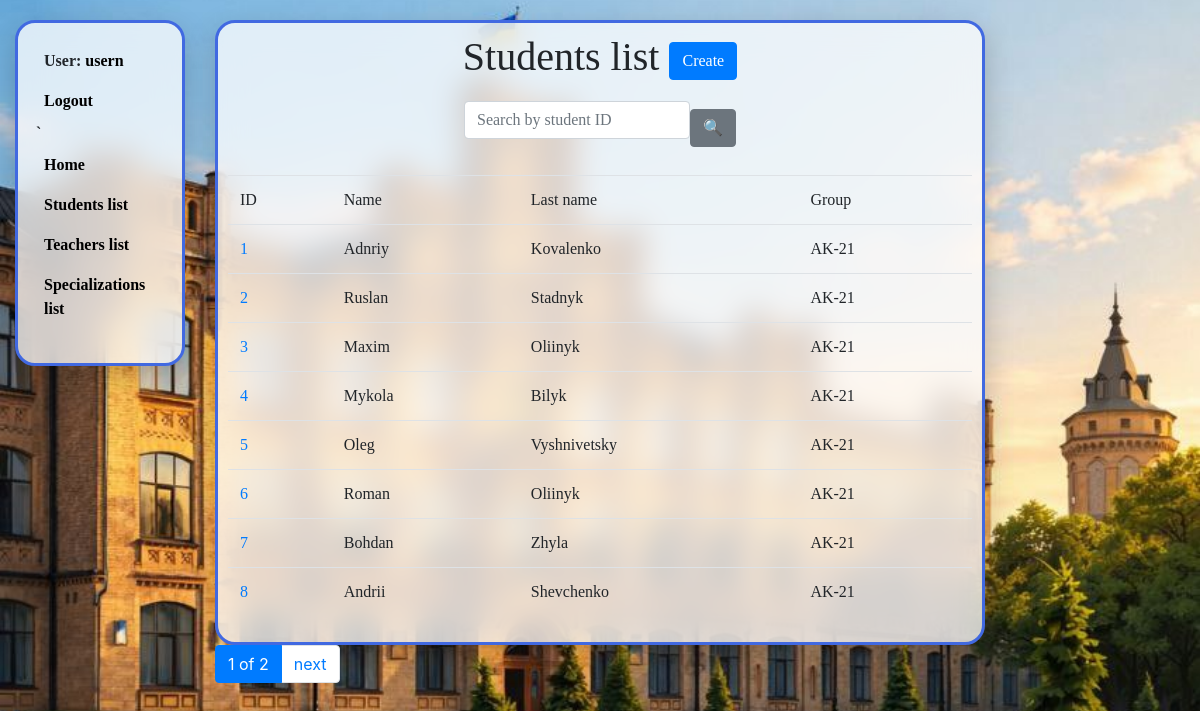
Screenshot of /students/ (signed in) with the database file from the repository.
### university_app/models.py (models this page shows, shortened)
class Student(AbstractUser):
    form_of_study_choices = [
        ("full_time", "Full-time"),
        ("part_time", "Part-time"),
        ("distance", "Distance-learning")
    ]
    faculty = models.ForeignKey(Faculty, on_delete=models.PROTECT, related_name="students_faculty", null=True)
    specialization = models.ForeignKey(Specialization, on_delete=models.PROTECT, related_name="students_specialization", null=True)
    form_of_study = models.CharField(max_length=255, choices=form_of_study_choices)
    current_rating = models.PositiveIntegerField(default=0, validators=[MinValueValidator(1), MaxValueValidator(100)])
    group = models.ForeignKey("Group", on_delete=models.PROTECT, related_name="students_group", null=True)
    class Meta:
        ordering = ["id"]

class Group(models.Model):
    name = models.CharField(max_length=255, unique=True)
    amount_of_students = models.PositiveIntegerField()
    def __str__(self):
        return f"{self.name}"

### university_app/views.py (the view)
# urls.py: path("students/", StudentListView.as_view(), name="students-list"),
class StudentListView(LoginRequiredMixin, generic.ListView):
    model = Student
    paginate_by = 8
    def get_context_data(
        self, *, object_list = ..., **kwargs
    ):
        context = super(StudentListView, self).get_context_data(**kwargs)
        context["search_form"] = StudentSearchForm(self.request.GET)
        return context
    def get_queryset(self):
        qs = super().get_queryset()
        id = self.request.GET.get("id", "")
        if id:
            return qs.filter(id__icontains=id)
        return qs

### university_app/forms.py
class StudentSearchForm(forms.Form):
    id = forms.CharField(
        max_length=255,
        required=False,
        label="",
        widget=forms.TextInput(attrs={"placeholder": "Search by student ID"}))

### university_app/context_processors.py (called while the page is built)
def cfg_assets_root(request):
    return { 'ASSETS_ROOT' : settings.ASSETS_ROOT }

### templates/university_app/student_list.html
{% extends "base.html" %}
{% load crispy_forms_filters %}
{% block body_class %}
  other_pages_image
{% endblock %}
{% block content %}
  <div class="background divv">
    <h1 class="text1">Students list
      <a href="{% url "university_app:student-create" %}" class="btn btn-primary link-to-page">Create</a>
    </h1>
    <div class="center">
      <form action="" method="get" class="form-inline">
        {{ search_form|crispy }}
        <input type="submit" value="🔍" class="btn btn-secondary">
      </form>
    </div>
    {% if student_list %}
      <div>
        <table class="table">
          <tr>
            <td>ID</td>
            <td>Name</td>
            <td>Last name</td>
            <td>Group</td>
          </tr>
          {% for student in student_list %}
            <tr>
              <td><a href="{% url "university_app:student-detail" pk=student.id %}">{{ student.id }}</a></td>
              <td>{{ student.first_name }}</td>
              <td>{{ student.last_name }}</td>
              <td>{{ student.group }}</td>
            </tr>
          {% endfor %}
        </table>
      </div>
    {% else %}
      <p>There are no students!</p>
    {% endif %}
  </div>
{% endblock %}

### templates/includes/sidebar.html
<div class="background">
  <ul class="item1">
    <li class="item1">User: <a href="{{ user.get_absolute_url }}" class="text2">{{ user.get_username }}</></li>
    <li class="item1"><a href="{% url "university_app:login" %}" class="text2">Logout</a></li>
`
    <br>
    <li class="item1"><a href="{% url 'university_app:index' %}" class="text2">Home</a></li>
    <li class="item1"><a href="{% url 'university_app:students-list' %}" class="text2">Students list</a></li>
    <li class="item1"><a href="{% url 'university_app:teachers-list' %}" class="text2">Teachers list</a></li>
    <li class="item1"><a href="{% url 'university_app:specializations-list' %}" class="text2">Specializations list</a></li>
  </ul>
</div>

### static/css/styles.css (style rules this page uses)
.other_pages_image { background-image: url("../images/5289804339234938364 (1).jpg"); background-size: cover; background-repeat: no-repeat; background-position: center 55%; background-attachment: fixed; min-height: 100vh; }
.background { background: rgba(255, 255, 255, 0.75); backdrop-filter: blur(15px); border: 3px solid royalblue; margin-top: 20px; padding: 10px; border-radius: 20px; box-shadow: 0 10px 30px rgba(0,0,0,0.2); }
.text1 { text-align: center; }
.center { display: flex; justify-content: center; margin: 20px 0; }
.divv { padding-left: 10px; font-family: 'Merriweather', 'Times New Roman', serif; }
.text2 { color: black; font-weight: bold; font-family: 'Merriweather', 'Times New Roman', serif; }
.item1 { display: block; font-weight: bold; padding: 8px 12px 8px 8px; list-style: none; text-align: left; font-family: 'Merriweather', 'Times New Roman', serif; }

### rows the page displays
Student: get_username "usern"
Student: id "1", first_name "Adnriy", last_name "Kovalenko", group "AK-21"
Student: id "2", first_name "Ruslan", last_name "Stadnyk", group "AK-21"
Student: id "3", first_name "Maxim", last_name "Oliinyk", group "AK-21"
Student: id "4", first_name "Mykola", last_name "Bilyk", group "AK-21"
Student: id "5", first_name "Oleg", last_name "Vyshnivetsky", group "AK-21"
Student: id "6", first_name "Roman", last_name "Oliinyk", group "AK-21"
Student: id "7", first_name "Bohdan", last_name "Zhyla", group "AK-21"
Student: id "8", first_name "Andrii", last_name "Shevchenko", group "AK-21"

### other values shown
{{ page_obj.number }} "1"
{{ paginator.num_pages }} "2"
